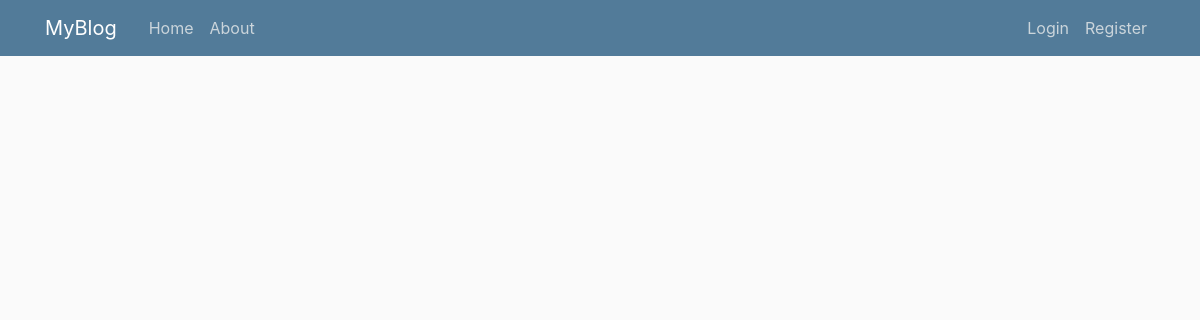
The app's page /home, older data.
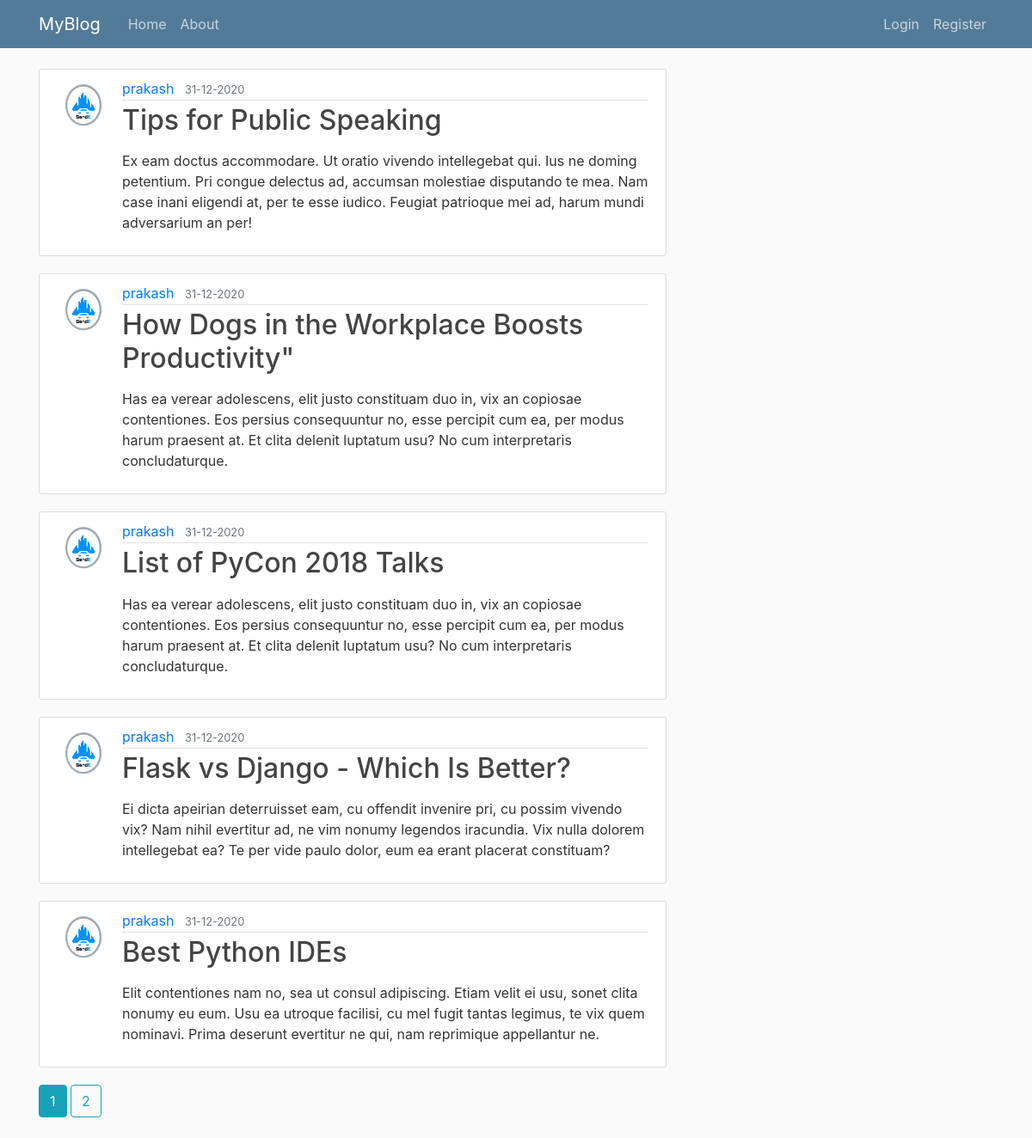
The same page, newer data.
### flask_blog/models.py (models this page shows, shortened)
class Post(db.Model):
    id =db.Column(db.Integer, primary_key=True)
    title = db.Column(db.String(100),nullable=False)
    date_posted = db.Column(db.DateTime, nullable=False, default = datetime.utcnow)
    content = db.Column(db.Text, nullable=False)
    user_id = db.Column(db.Integer, db.ForeignKey('user.id'), nullable=False)

class User(db.Model, UserMixin):
    id =db.Column(db.Integer, primary_key=True)
    username = db.Column(db.String(20), unique=True, nullable=False)
    email = db.Column(db.String(50), unique=True, nullable=False)
    image_file = db.Column(db.String(20), nullable=False, default='default.jpg')
    password = db.Column(db.String(60), nullable=False)
    posts = db.relationship('Post', backref='author', lazy=True)

### flask_blog/main/routes.py (the view)
@main.route('/')
@main.route('/home')
def home():
    page= request.args.get('page',1, type=int)
    posts = Post.query.order_by(Post.date_posted.desc()).paginate(page=page,per_page=5)
    return render_template('home.html', posts=posts)

### flask_blog/templates/home.html (shortened to what this page needs)
{%extends "layout.html"%}
{% block content %}
    {%  for post in posts.items  %}
    <article class="media content-section">
        <img class="rounded-circle article-img" src="{{ url_for('static', filename='profile_pics/' + post.author.image_file) }}">
        <div class="media-body">
            <div class="article-metadata">
            <a class="mr-2" href="{{ url_for('users.user_posts', username=post.author.username) }}">{{ post.author.username }}</a>
            <small class="text-muted">{{ post.date_posted.strftime('%d-%m-%Y') }}</small>
            </div>
            <h2><a class="article-title" href="{{ url_for('posts.post', post_id=post.id) }}">{{ post.title }}</a></h2>
            <p class="article-content">{{ post.content|safe }}</p>
        </div>
    </article>
    {% endfor %}
    {%  for pagenum in posts.iter_pages(left_edge=1, right_edge=1, left_current=1, right_current=2)  %}
        {% if pagenum %}
            {% if posts.page == pagenum %}
                <a class="btn btn-info mb-4" href="{{ url_for('main.home', page=pagenum) }}">{{ pagenum }}</a>
            {% else %}
                <a class="btn btn-outline-info mb-4" href="{{ url_for('main.home', page=pagenum) }}">{{ pagenum }}</a>
            {% endif %}
        {% else %}
            ...
        {% endif %}
    {% endfor %}
{% endblock content %}

### flask_blog/templates/layout.html (shortened to what this page needs)
<!DOCTYPE html>
<html>
    <head>
        <link rel="stylesheet" href="https://stackpath.bootstrapcdn.com/bootstrap/4.3.1/css/bootstrap.min.css">
        <link rel="stylesheet" type="text/css" href="{{ url_for('static', filename='main.css') }}">
    </head>
    <body>
        <header class = "site-header">
            <nav class="navbar navbar-expand-md navbar-dark bg-steel fixed-top">
                <div class="container">
                    <a class = "navbar-brand mr-4" href="{{ url_for('main.home') }}">MyBlog</a>
                    <div class="collapse navbar-collapse" id="navbarToggle">
                        <div class="navbar-nav mr-auto">
                            <a class="nav-item nav-link" href="{{ url_for('main.home') }}">Home</a>
                            <a class="nav-item nav-link" href="{{ url_for('main.about') }}">About</a>
                        </div>
                        <div class="navbar-nav">
                            {% if current_user.is_authenticated %}
                                <a class="nav-item nav-link" href="{{ url_for('users.account') }}">My Account</a>
                                <a class="nav-item nav-link" href="{{ url_for('posts.new_post') }}">New Post</a>
                                <a class="nav-item nav-link" href="{{ url_for('users.logout') }}">Logout</a>
                            {% else %}
                                <a class="nav-item nav-link" href="{{ url_for('users.login') }}">Login</a>
                                <a class="nav-item nav-link" href="{{ url_for('users.register') }}">Register</a>
                            {% endif %}
                        </div>
                    </div>
                </div>
            </nav>
        </header>
        <main role="main" class="container">
            <div class="row">
                <div class="col-md-8">
                    {% block content %}{% endblock %}
                </div>
            </div>
        </main>
    </body>
</html>

### flask_blog/static/main.css (style rules this page uses)
body { background: #fafafa; color: #333333; margin-top: 5rem; }
h1, h2, h3, h4, h5, h6 { color: #444444; }
.bg-steel { background-color: #527b99; }
.site-header .navbar-nav .nav-link { color: #cbd5db; }
.content-section { background: #ffffff; padding: 10px 20px; border: 1px solid #dddddd; border-radius: 3px; margin-bottom: 20px; }
.article-title { color: #444444; }
.article-content { white-space: pre-line; }
.article-img { height: 60px; width: 60px; margin-right: 16px; }
.article-metadata { padding-bottom: 1px; margin-bottom: 4px; border-bottom: 1px solid #e3e3e3 }

Row changes from the older to the newer data that the page shows:
added Post: image_file (picture), author.username "prakash", date_posted "31-12-2020", title "Tips for Public Speaking", content "Ex eam doctus accommodare. Ut oratio vivendo intellegebat qui. Ius ne doming petentium. Pri congue delectus ad, accumsan molestiae disputando te mea. Nam case inani eligendi at, per te esse iudico. Feugiat patrioque mei ad, harum mundi adversarium an per!"
added Post: image_file (picture), author.username "prakash", date_posted "31-12-2020", title "How Dogs in the Workplace Boosts Productivity\"", content "Has ea verear adolescens, elit justo constituam duo in, vix an copiosae contentiones. Eos persius consequuntur no, esse percipit cum ea, per modus harum praesent at. Et clita delenit luptatum usu? No cum interpretaris concludaturque."
added Post: image_file (picture), author.username "prakash", date_posted "31-12-2020", title "List of PyCon 2018 Talks", content "Has ea verear adolescens, elit justo constituam duo in, vix an copiosae contentiones. Eos persius consequuntur no, esse percipit cum ea, per modus harum praesent at. Et clita delenit luptatum usu? No cum interpretaris concludaturque."
added Post: image_file (picture), author.username "prakash", date_posted "31-12-2020", title "Flask vs Django - Which Is Better?", content "Ei dicta apeirian deterruisset eam, cu offendit invenire pri, cu possim vivendo vix? Nam nihil evertitur ad, ne vim nonumy legendos iracundia. Vix nulla dolorem intellegebat ea? Te per vide paulo dolor, eum ea erant placerat constituam?"
added Post: image_file (picture), author.username "prakash", date_posted "31-12-2020", title "Best Python IDEs", content "Elit contentiones nam no, sea ut consul adipiscing. Etiam velit ei usu, sonet clita nonumy eu eum. Usu ea utroque facilisi, cu mel fugit tantas legimus, te vix quem nominavi. Prima deserunt evertitur ne qui, nam reprimique appellantur ne."
Text that changed along with them:
new list line: "1"
new list line: "2"
